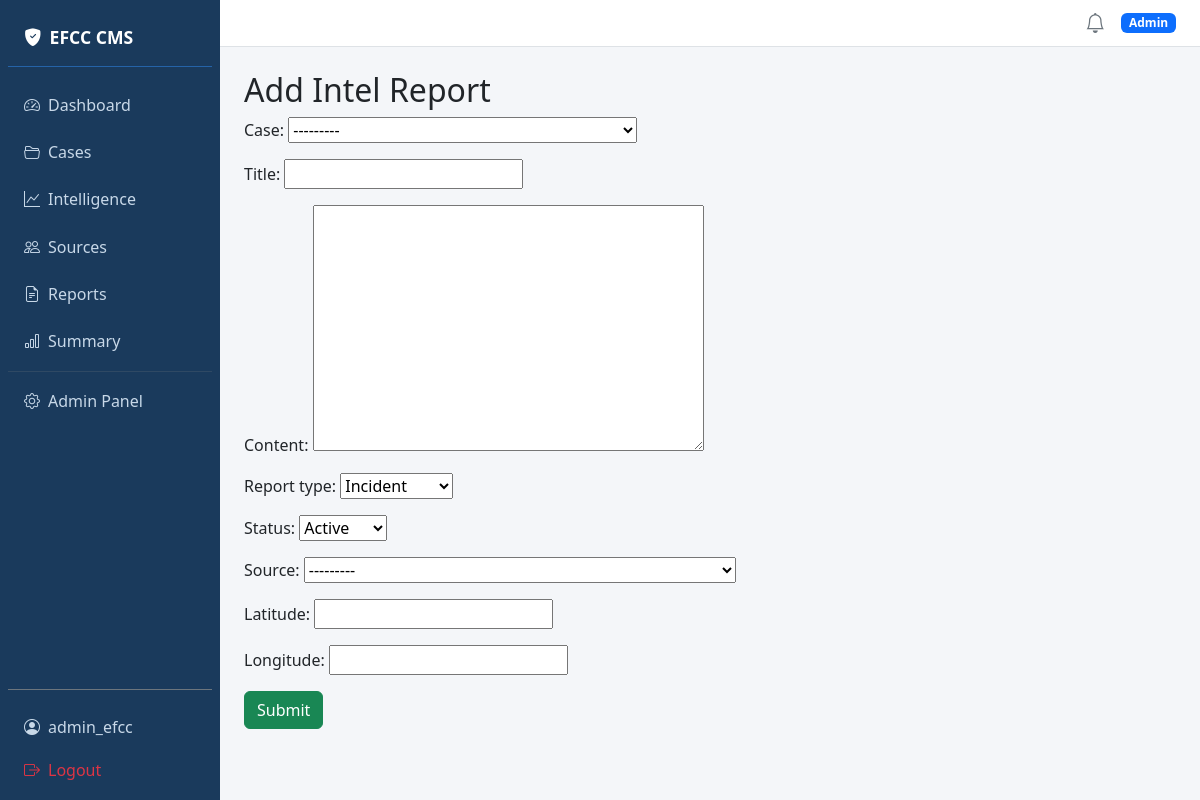
Page /intel/reports/new/ (signed in) on the committed database.
### core/models.py (models this page shows, shortened)
class User(AbstractUser):
    ROLE_CHOICES = (
        ('admin', 'Admin'),
        ('investigator', 'Investigator'),
        ('legal', 'Legal Officer'),
        ('analyst', 'Analyst'),
    )
    role = models.CharField(max_length=20, choices=ROLE_CHOICES, default='investigator')
    phone = models.CharField(max_length=20, blank=True)
    avatar = models.ImageField(upload_to='avatars/', blank=True, null=True)
    two_factor_enabled = models.BooleanField(default=False)
    two_factor_secret = models.CharField(max_length=32, blank=True)

class Case(models.Model):
    STATUS_CHOICES = (
        ('open', 'Open'),
        ('investigating', 'Investigating'),
        ('closed', 'Closed'),
    )
    PRIORITY_CHOICES = (
        ('low', 'Low'),
        ('medium', 'Medium'),
        ('high', 'High'),
        ('critical', 'Critical'),
    )
    title = models.CharField(max_length=255)
    description = models.TextField()
    status = models.CharField(max_length=20, choices=STATUS_CHOICES, default='open')
    priority = models.CharField(max_length=10, choices=PRIORITY_CHOICES, default='medium')
    created_by = models.ForeignKey(settings.AUTH_USER_MODEL, on_delete=models.CASCADE, related_name='created_cases')
    assigned_to = models.ForeignKey(settings.AUTH_USER_MODEL, null=True, blank=True, on_delete=models.SET_NULL, related_name='assigned_cases')
    created_at = models.DateTimeField(auto_now_add=True)
    updated_at = models.DateTimeField(auto_now=True)
    def __str__(self):
        return self.title

### intel/views.py (the view)
# urls.py: path('reports/new/', views.report_create, name='report_create'),
@login_required
def report_create(request):
    if request.method == 'POST':
        form = IntelReportForm(request.POST)
        if form.is_valid():
            report = form.save(commit=False)
            report.created_by = request.user
            report.save()
            return redirect('report_list')
    else:
        form = IntelReportForm()
    return render(request, 'intel/report_form.html', {'form': form})

### intel/forms.py
class IntelReportForm(forms.ModelForm):
    class Meta:
        model = IntelReport
        fields = ['case', 'title', 'content', 'report_type', 'status', 'source', 'tags', 'latitude', 'longitude']
        widgets = {
            'tags': TagWidget(),
        }

### intel/models.py (called while the page is built)
    def __str__(self):
        return f"{self.name} ({self.get_source_type_display()})"

### templates/intel/report_form.html (shortened to what this page needs)
{% extends 'base.html' %}
{% block content %}
<h2>Add Intel Report</h2>
<form method="post">
  {{ form.as_p }}
  <button class="btn btn-success">Submit</button>
</form>
{% endblock %}

### templates/base.html (shortened to what this page needs)
{% load humanize %}
<!DOCTYPE html>
<html lang="en">
<head>
    <link href="https://cdn.jsdelivr.net/npm/bootstrap@5.3.0/dist/css/bootstrap.min.css" rel="stylesheet">
    <link href="https://cdn.jsdelivr.net/npm/bootstrap-icons@1.11.0/font/bootstrap-icons.css" rel="stylesheet">
</head>
<body>
<div class="d-flex">
    {% if user.is_authenticated %}
    <div class="sidebar d-flex flex-column p-2" style="width:220px; min-width:220px;">
        <div class="sidebar-brand mb-3">
            <i class="bi bi-shield-fill-check me-2"></i>EFCC CMS
        </div>
        <nav class="nav flex-column gap-1">
            <a class="nav-link {% block nav_dashboard %}{% endblock %}" href="{% url 'dashboard' %}">
                <i class="bi bi-speedometer2 me-2"></i>Dashboard
            </a>
            <a class="nav-link {% block nav_cases %}{% endblock %}" href="{% url 'case_list' %}">
                <i class="bi bi-folder2-open me-2"></i>Cases
            </a>
            <a class="nav-link {% block nav_intel %}{% endblock %}" href="{% url 'intel_dashboard' %}">
                <i class="bi bi-graph-up me-2"></i>Intelligence
            </a>
            <a class="nav-link" href="{% url 'source_list' %}">
                <i class="bi bi-people me-2"></i>Sources
            </a>
            <a class="nav-link" href="{% url 'report_list' %}">
                <i class="bi bi-file-earmark-text me-2"></i>Reports
            </a>
            <a class="nav-link" href="{% url 'report_summary' %}">
                <i class="bi bi-bar-chart me-2"></i>Summary
            </a>
            {% if user.role == 'admin' or user.is_staff %}
            <hr class="border-secondary my-1">
            <a class="nav-link" href="{% url 'admin:index' %}">
                <i class="bi bi-gear me-2"></i>Admin Panel
            </a>
            {% endif %}
        </nav>
        <div class="mt-auto pt-3 border-top border-secondary">
            <a class="nav-link" href="{% url 'profile' %}">
                <i class="bi bi-person-circle me-2"></i>{{ user.username }}
            </a>
            <a class="nav-link text-danger" href="{% url 'logout' %}">
                <i class="bi bi-box-arrow-right me-2"></i>Logout
            </a>
        </div>
    </div>
    {% endif %}
    <div class="flex-grow-1 d-flex flex-column" style="min-width:0;">
        {% if user.is_authenticated %}
        <div class="topbar d-flex align-items-center justify-content-between px-4 py-2">
            <div class="d-flex align-items-center gap-3">
                <a href="{% url 'notifications' %}" class="position-relative text-secondary text-decoration-none">
                    <i class="bi bi-bell fs-5"></i>
                </a>
                <span class="badge bg-primary">{{ user.get_role_display }}</span>
            </div>
        </div>
        {% endif %}
        <div class="p-4 flex-grow-1">
            {% block content %}{% endblock %}
        </div>
    </div>
</div>
</body>
</html>

### templates/base.html (style rules this page uses)
body { background-color: #f4f6f9; }
.sidebar { min-height: 100vh; background: #1a3a5c; }
.sidebar .nav-link { color: #c8d8e8; padding: .6rem 1rem; border-radius: 6px; }
.sidebar .nav-link i { width: 20px; }
.sidebar-brand { color: #fff; font-weight: 700; font-size: 1.1rem; padding: 1rem; border-bottom: 1px solid #2563a8; }
.topbar { background: #fff; border-bottom: 1px solid #dee2e6; }

### rows in the picture
User: username "admin_efcc", role "Admin"
Case: status "Active"
